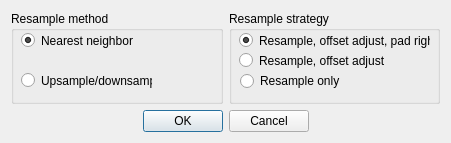
<?xml version="1.0" encoding="UTF-8"?>
<ui version="4.0">
 <class>ResampleDialog</class>
 <widget class="QDialog" name="ResampleDialog">
  <property name="geometry">
   <rect>
    <x>0</x>
    <y>0</y>
    <width>451</width>
    <height>143</height>
   </rect>
  </property>
  <property name="sizePolicy">
   <sizepolicy hsizetype="Fixed" vsizetype="Fixed">
    <horstretch>0</horstretch>
    <verstretch>0</verstretch>
   </sizepolicy>
  </property>
  <property name="windowTitle">
   <string>Resample options</string>
  </property>
  <layout class="QVBoxLayout" name="verticalLayout">
   <item>
    <layout class="QHBoxLayout" name="horizontalLayout">
     <item>
      <widget class="QGroupBox" name="groupBox">
       <property name="sizePolicy">
        <sizepolicy hsizetype="Preferred" vsizetype="Expanding">
         <horstretch>0</horstretch>
         <verstretch>0</verstretch>
        </sizepolicy>
       </property>
       <property name="title">
        <string>Resample method</string>
       </property>
       <widget class="QRadioButton" name="radioButton_M_UD">
        <property name="geometry">
         <rect>
          <x>10</x>
          <y>60</y>
          <width>131</width>
          <height>19</height>
         </rect>
        </property>
        <property name="text">
         <string>Upsample/downsample</string>
        </property>
       </widget>
       <widget class="QRadioButton" name="radioButton_M_NN">
        <property name="geometry">
         <rect>
          <x>10</x>
          <y>20</y>
          <width>121</width>
          <height>19</height>
         </rect>
        </property>
        <property name="text">
         <string>Nearest neighbor</string>
        </property>
        <property name="checked">
         <bool>true</bool>
        </property>
       </widget>
      </widget>
     </item>
     <item>
      <widget class="QGroupBox" name="groupBox_2">
       <property name="title">
        <string>Resample strategy</string>
       </property>
       <widget class="QRadioButton" name="radioButton_S_R">
        <property name="geometry">
         <rect>
          <x>11</x>
          <y>60</y>
          <width>191</width>
          <height>20</height>
         </rect>
        </property>
        <property name="text">
         <string>Resample only</string>
        </property>
       </widget>
       <widget class="QRadioButton" name="radioButton_S_RO">
        <property name="geometry">
         <rect>
          <x>10</x>
          <y>40</y>
          <width>191</width>
          <height>19</height>
         </rect>
        </property>
        <property name="text">
         <string>Resample, offset adjust</string>
        </property>
       </widget>
       <widget class="QRadioButton" name="radioButton_S_ROP">
        <property name="geometry">
         <rect>
          <x>10</x>
          <y>20</y>
          <width>191</width>
          <height>19</height>
         </rect>
        </property>
        <property name="text">
         <string>Resample, offset adjust, pad right</string>
        </property>
        <property name="checked">
         <bool>true</bool>
        </property>
       </widget>
      </widget>
     </item>
    </layout>
   </item>
   <item>
    <widget class="QDialogButtonBox" name="buttonBox">
     <property name="orientation">
      <enum>Qt::Horizontal</enum>
     </property>
     <property name="standardButtons">
      <set>QDialogButtonBox::Cancel|QDialogButtonBox::Ok</set>
     </property>
     <property name="centerButtons">
      <bool>true</bool>
     </property>
    </widget>
   </item>
  </layout>
 </widget>
 <resources/>
 <connections>
  <connection>
   <sender>buttonBox</sender>
   <signal>accepted()</signal>
   <receiver>ResampleDialog</receiver>
   <slot>accept()</slot>
   <hints>
    <hint type="sourcelabel">
     <x>248</x>
     <y>254</y>
    </hint>
    <hint type="destinationlabel">
     <x>157</x>
     <y>274</y>
    </hint>
   </hints>
  </connection>
  <connection>
   <sender>buttonBox</sender>
   <signal>rejected()</signal>
   <receiver>ResampleDialog</receiver>
   <slot>reject()</slot>
   <hints>
    <hint type="sourcelabel">
     <x>316</x>
     <y>260</y>
    </hint>
    <hint type="destinationlabel">
     <x>286</x>
     <y>274</y>
    </hint>
   </hints>
  </connection>
 </connections>
</ui>
